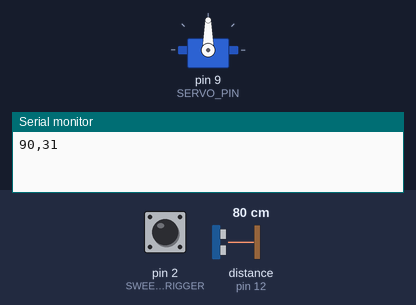
Bench run of a sketch on a simulated Arduino Uno, built with avr-gcc and run on an emulated ATmega328P. Parts: servo, the last lines printed to the serial monitor. Wiring (inferred from the names in the program): ultrasonic range finder: trigger pin 11; echo pin 12. The test bench sets the inputs (shaded band); at power-on: pin 2 (SWEEP_TRIGGER) HIGH, distance to the obstacle (sensor on pin 12) 80 cm. The echo pulse lasts 58.3 µs per cm.

Above: at 1.05 s.
At 1.95 s:
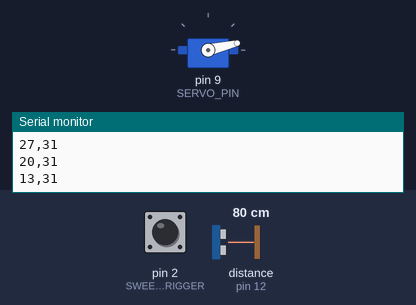
At 2.9 s:
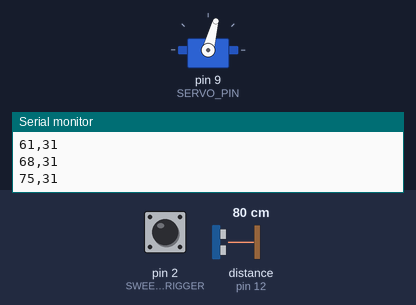
At 4.9 s:
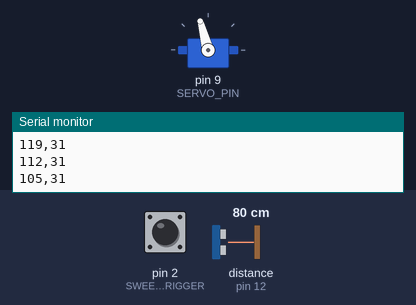
Timing chart, 0 to 10.2 s (numbered marks = the images above):
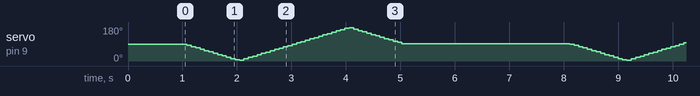

The sketch:

SonarMap.ino
```cpp
/*
   SonarMap

   - Externally-tiggered HC-SR04 sonar mapper with
     servo-controlled sweep and data dump to serial.

   by Hunter Allen, 2019
*/

#include <Servo.h>

#define SERVO_PIN     9
#define SERVO_MIN     5
#define SERVO_MID     90
#define SERVO_MAX     175
#define SWEEP_TRIGGER 2
#define SAMPLE_COUNT  1
#define STEP_DELAY    65  // Higher than required for servo to optimize sonar read

#define SONAR_TRIGGER 11
#define SONAR_ECHO    12

Servo sonarServo;

bool debug_mode = true;

int servoPos = SERVO_MID;  // Center position
int relativePos = servoPos - 90;

void setup() {
  pinMode(SONAR_TRIGGER, OUTPUT);
  pinMode(SONAR_ECHO, INPUT);
  pinMode(SWEEP_TRIGGER, INPUT_PULLUP);

  sonarServo.attach(SERVO_PIN);
  //sonarServo.writeMicroseconds(1500); // Center servo
  sonarServo.write(servoPos); // Center servo

  delay(1000);

  Serial.begin(115200);

  /*if (debug_mode) {
    for (int x = 0; x < x <= 3; x++) {
      //FXN
      delay(3000);  //DELAY
    }

    while (true) {
      ;
    }
    }*/
}

void loop() {
  if (digitalRead(SWEEP_TRIGGER) == LOW) {
    while (digitalRead(SWEEP_TRIGGER) == LOW) {
      delay(1);
    }
    delay(10);

    sweepDistance();
  }
  else if (debug_mode) {
    sweepDistance();
    delay(3000);
  }
}

void sweepDistance() {
  for (servoPos = SERVO_MID; servoPos >= SERVO_MIN; servoPos = servoPos - 7) {
    if (servoPos < SERVO_MIN) break;//servoPos = SERVO_MIN;
    sonarServo.write(servoPos);
    delay(10);

    //Serial.print(servoPos);
    //relativePos = x - 90;
    //Serial.print(relativePos);
    Serial.print(servoPos);
    Serial.print(",");
    Serial.println(sonarDistance());
    delay(STEP_DELAY);
  }
  for (servoPos = SERVO_MIN; servoPos <= SERVO_MAX; servoPos = servoPos + 7) {
    if (servoPos > SERVO_MAX) break;//servoPos = SERVO_MAX;
    sonarServo.write(servoPos);
    delay(10);

    //Serial.print(servoPos);
    //relativePos = x - 90;
    //Serial.print(relativePos);
    Serial.print(servoPos);
    Serial.print(",");
    Serial.println(sonarDistance());
    delay(STEP_DELAY);
  }
  for (servoPos = SERVO_MAX; servoPos >= SERVO_MID; servoPos = servoPos - 7) {
    if (servoPos < SERVO_MID) break;//servoPos = SERVO_MID;
    sonarServo.write(servoPos);
    delay(10);

    //Serial.print(servoPos);
    //relativePos = servoPos - 90;
    //Serial.print(relativePos);
    Serial.print(servoPos);
    Serial.print(",");
    Serial.println(sonarDistance());
    delay(STEP_DELAY);
  }
}

int sonarDistance() {
  digitalWrite(SONAR_TRIGGER, LOW);
  delayMicroseconds(2);
  digitalWrite(SONAR_TRIGGER, HIGH);
  delayMicroseconds(10);
  digitalWrite(SONAR_TRIGGER, LOW);

  long pingDuration = pulseIn(SONAR_ECHO, HIGH);
  long distanceIn = (pingDuration / 2) / 74;

  return distanceIn;
}
```
